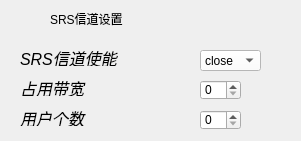
     <widget class="QWidget" name="widget_8" native="true">
      <property name="geometry">
       <rect>
        <x>390</x>
        <y>220</y>
        <width>301</width>
        <height>141</height>
       </rect>
      </property>
      <widget class="QLabel" name="label_22">
       <property name="geometry">
        <rect>
         <x>50</x>
         <y>10</y>
         <width>151</width>
         <height>17</height>
        </rect>
       </property>
       <property name="text">
        <string>SRS信道设置</string>
       </property>
      </widget>
      <widget class="QLabel" name="label_53">
       <property name="enabled">
        <bool>true</bool>
       </property>
       <property name="geometry">
        <rect>
         <x>20</x>
         <y>50</y>
         <width>121</width>
         <height>16</height>
        </rect>
       </property>
       <property name="font">
        <font>
         <family>Ubuntu</family>
         <pointsize>12</pointsize>
         <weight>9</weight>
         <italic>true</italic>
         <bold>false</bold>
        </font>
       </property>
       <property name="styleSheet">
        <string notr="true">font: 25 9pt &quot;Ubuntu&quot;;
color: rgb(0, 0, 0);
font: 75 italic 12pt &quot;Ubuntu&quot;;</string>
       </property>
       <property name="text">
        <string>SRS信道使能</string>
       </property>
      </widget>
      <widget class="QLabel" name="label_54">
       <property name="enabled">
        <bool>true</bool>
       </property>
       <property name="geometry">
        <rect>
         <x>20</x>
         <y>110</y>
         <width>121</width>
         <height>16</height>
        </rect>
       </property>
       <property name="font">
        <font>
         <family>Ubuntu</family>
         <pointsize>12</pointsize>
         <weight>9</weight>
         <italic>true</italic>
         <bold>false</bold>
        </font>
       </property>
       <property name="styleSheet">
        <string notr="true">font: 25 9pt &quot;Ubuntu&quot;;
color: rgb(0, 0, 0);
font: 75 italic 12pt &quot;Ubuntu&quot;;</string>
       </property>
       <property name="text">
        <string>用户个数</string>
       </property>
      </widget>
      <widget class="QSpinBox" name="srsyh">
       <property name="geometry">
        <rect>
         <x>200</x>
         <y>110</y>
         <width>41</width>
         <height>20</height>
        </rect>
       </property>
       <property name="styleSheet">
        <string notr="true">sbackground-color: rgb(255, 255, 255);
color: rgb(0, 0, 0);
font: 25 10pt &quot;Ubuntu&quot;;</string>
       </property>
      </widget>
      <widget class="QLabel" name="label_55">
       <property name="enabled">
        <bool>true</bool>
       </property>
       <property name="geometry">
        <rect>
         <x>20</x>
         <y>80</y>
         <width>121</width>
         <height>16</height>
        </rect>
       </property>
       <property name="font">
        <font>
         <family>Ubuntu</family>
         <pointsize>12</pointsize>
         <weight>9</weight>
         <italic>true</italic>
         <bold>false</bold>
        </font>
       </property>
       <property name="styleSheet">
        <string notr="true">font: 25 9pt &quot;Ubuntu&quot;;
color: rgb(0, 0, 0);
font: 75 italic 12pt &quot;Ubuntu&quot;;</string>
       </property>
       <property name="text">
        <string>占用带宽</string>
       </property>
      </widget>
      <widget class="QSpinBox" name="srs_Bandwidth">
       <property name="geometry">
        <rect>
         <x>200</x>
         <y>80</y>
         <width>41</width>
         <height>20</height>
        </rect>
       </property>
       <property name="styleSheet">
        <string notr="true">sbackground-color: rgb(255, 255, 255);
color: rgb(0, 0, 0);
font: 25 10pt &quot;Ubuntu&quot;;</string>
       </property>
      </widget>
      <widget class="QComboBox" name="enable_flag">
       <property name="geometry">
        <rect>
         <x>200</x>
         <y>50</y>
         <width>61</width>
         <height>21</height>
        </rect>
       </property>
       <property name="styleSheet">
        <string notr="true">background-color: rgb(255, 255, 255);
color: rgb(0, 0, 0);
font: 25 10pt &quot;Ubuntu&quot;;</string>
       </property>
       <item>
        <property name="text">
         <string>close</string>
        </property>
       </item>
       <item>
        <property name="text">
         <string>open</string>
        </property>
       </item>
      </widget>
     </widget>
